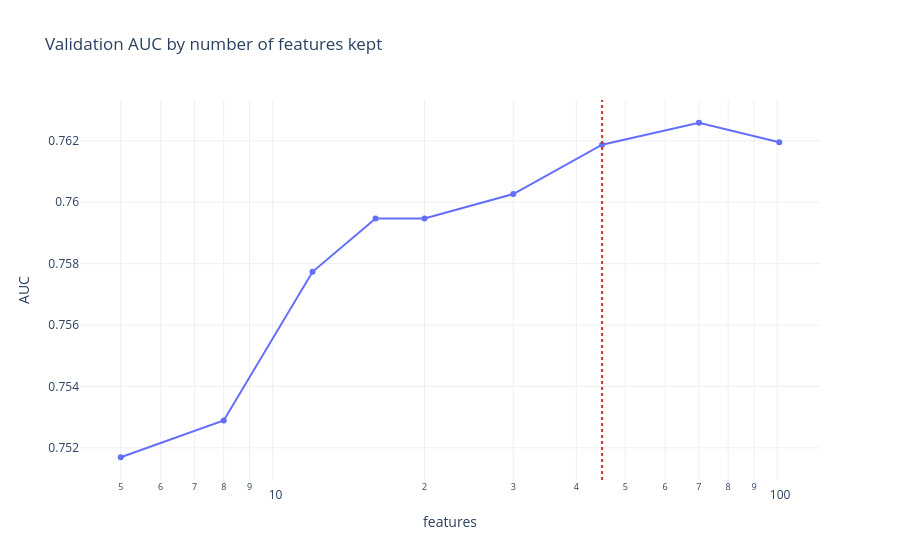
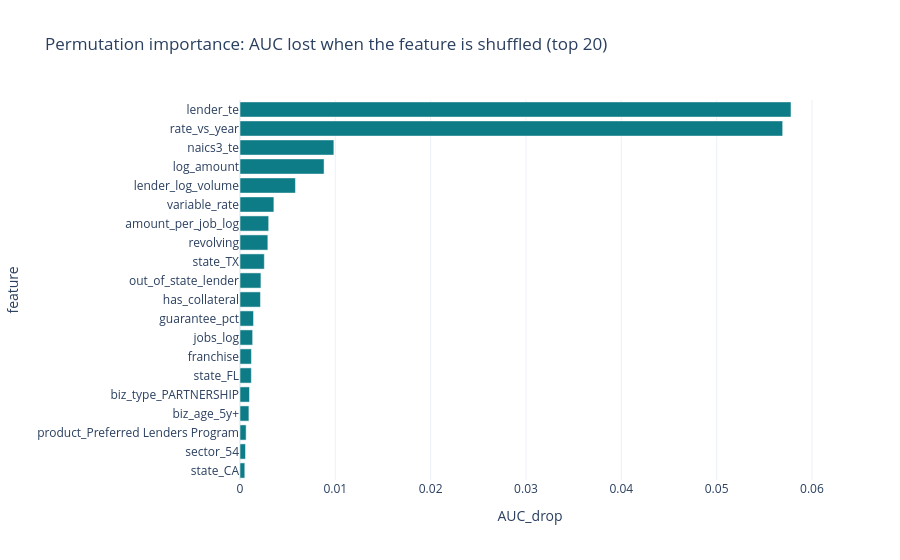

Notebook code for these charts, in order:
### Markdown cell above
## 6. Feature selection
*Why:* many of the 101 features are small state or sector flags. We rank features by **permutation importance** (shuffle one feature, measure how much validation AUC falls), refit with only the top *k*, and keep the smallest *k* within 0.002 AUC of the best.

### Code cell
rng = np.random.default_rng(1); base_auc = roc_auc_score(yva, pfull); Xv = va[FEATS].copy(); rows = []
for f in FEATS:
    drops = []
    for _ in range(2):
        orig = Xv[f].values.copy(); Xv[f] = rng.permutation(orig)
        drops.append(base_auc - roc_auc_score(yva, full.predict_proba(Xv)[:, 1])); Xv[f] = orig
    rows.append((f, np.mean(drops)))
perm = pd.DataFrame(rows, columns=["feature", "AUC_drop"]).sort_values("AUC_drop", ascending=False).reset_index(drop=True)

ks = [5, 8, 12, 16, 20, 30, 45, 70, len(FEATS)]; krows = []
for k in ks:
    fs = perm["feature"].head(k).tolist()
    p = tuned().fit(tr[fs], ytr).predict_proba(va[fs])[:, 1]
    krows.append({"features": k, "AUC": roc_auc_score(yva, p), "PR-AUC": average_precision_score(yva, p)})
kt = pd.DataFrame(krows)
K = int(kt.loc[kt["AUC"] >= kt["AUC"].max() - 0.002, "features"].min())
SEL = perm["feature"].head(K).tolist()
print("Chosen number of features:", K); display(kt.round(4))

fig = px.line(kt, x="features", y="AUC", markers=True, log_x=True, template="plotly_white", title="Validation AUC by number of features kept")
fig.add_vline(x=K, line_dash="dot", line_color=RED); fig.show()
px.bar(perm.head(20).iloc[::-1], x="AUC_drop", y="feature", orientation="h", color_discrete_sequence=[TEAL],
       template="plotly_white", title="Permutation importance: AUC lost when the feature is shuffled (top 20)").show()

### Figure 1 — Plotly figure (JSON) as saved in the notebook; plotly's stock layout.template omitted (floating-point values rounded to 4 significant figures)
{"data": [{"hovertemplate": "features=%{x}<br>AUC=%{y}<extra></extra>", "legendgroup": "", "line": {"color": "#636efa", "dash": "solid"}, "marker": {"symbol": "circle"}, "mode": "lines+markers", "name": "", "orientation": "v", "showlegend": false, "type": "scatter", "x": [5, 8, 12, 16, 20, 30, 45, 70, 101], "xaxis": "x", "y": [0.7517, 0.7529, 0.7577, 0.7595, 0.7595, 0.7603, 0.7619, 0.7626, 0.762], "yaxis": "y"}], "layout": {"legend": {"tracegroupgap": 0}, "shapes": [{"line": {"color": "#C0392B", "dash": "dot"}, "type": "line", "x0": 45, "x1": 45, "xref": "x", "y0": 0, "y1": 1, "yref": "y domain"}], "title": {"text": "Validation AUC by number of features kept"}, "xaxis": {"anchor": "y", "domain": [0, 1], "title": {"text": "features"}, "type": "log"}, "yaxis": {"anchor": "x", "domain": [0, 1], "title": {"text": "AUC"}}}}

### Figure 2 — Plotly figure (JSON) as saved in the notebook; plotly's stock layout.template omitted (floating-point values rounded to 4 significant figures)
{"data": [{"hovertemplate": "AUC_drop=%{x}<br>feature=%{y}<extra></extra>", "legendgroup": "", "marker": {"color": "#0E7C86", "pattern": {"shape": ""}}, "name": "", "orientation": "h", "showlegend": false, "textposition": "auto", "type": "bar", "x": [0.0005046, 0.0005766, 0.000644, 0.000935, 0.0009953, 0.001191, 0.001199, 0.001327, 0.001419, 0.002147, 0.002196, 0.002553, 0.002921, 0.00301, 0.003556, 0.005817, 0.00882, 0.009846, 0.05693, 0.0578], "xaxis": "x", "y": ["state_CA", "sector_54", "product_Preferred Lenders Program", "biz_age_5y+", "biz_type_PARTNERSHIP", "state_FL", "franchise", "jobs_log", "guarantee_pct", "has_collateral", "out_of_state_lender", "state_TX", "revolving", "amount_per_job_log", "variable_rate", "lender_log_volume", "log_amount", "naics3_te", "rate_vs_year", "lender_te"], "yaxis": "y"}], "layout": {"barmode": "relative", "legend": {"tracegroupgap": 0}, "title": {"text": "Permutation importance: AUC lost when the feature is shuffled (top 20)"}, "xaxis": {"anchor": "y", "domain": [0, 1], "title": {"text": "AUC_drop"}}, "yaxis": {"anchor": "x", "domain": [0, 1], "title": {"text": "feature"}}}}
